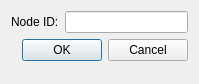
<?xml version="1.0" encoding="UTF-8"?>
<ui version="4.0">
 <class>FetchDialog</class>
 <widget class="QDialog" name="FetchDialog">
  <property name="geometry">
   <rect>
    <x>0</x>
    <y>0</y>
    <width>199</width>
    <height>84</height>
   </rect>
  </property>
  <property name="windowTitle">
   <string>Fetch Node</string>
  </property>
  <layout class="QFormLayout" name="formLayout">
   <item row="0" column="0">
    <widget class="QLabel" name="nodeLabel">
     <property name="text">
      <string>Node ID:</string>
     </property>
    </widget>
   </item>
   <item row="0" column="1">
    <widget class="QLineEdit" name="nodeIdBox"/>
   </item>
   <item row="1" column="0" colspan="2">
    <widget class="QDialogButtonBox" name="buttonBox">
     <property name="orientation">
      <enum>Qt::Horizontal</enum>
     </property>
     <property name="standardButtons">
      <set>QDialogButtonBox::Cancel|QDialogButtonBox::Ok</set>
     </property>
    </widget>
   </item>
  </layout>
 </widget>
 <resources/>
 <connections>
  <connection>
   <sender>buttonBox</sender>
   <signal>accepted()</signal>
   <receiver>FetchDialog</receiver>
   <slot>accept()</slot>
   <hints>
    <hint type="sourcelabel">
     <x>248</x>
     <y>254</y>
    </hint>
    <hint type="destinationlabel">
     <x>157</x>
     <y>274</y>
    </hint>
   </hints>
  </connection>
  <connection>
   <sender>buttonBox</sender>
   <signal>rejected()</signal>
   <receiver>FetchDialog</receiver>
   <slot>reject()</slot>
   <hints>
    <hint type="sourcelabel">
     <x>316</x>
     <y>260</y>
    </hint>
    <hint type="destinationlabel">
     <x>286</x>
     <y>274</y>
    </hint>
   </hints>
  </connection>
 </connections>
</ui>
